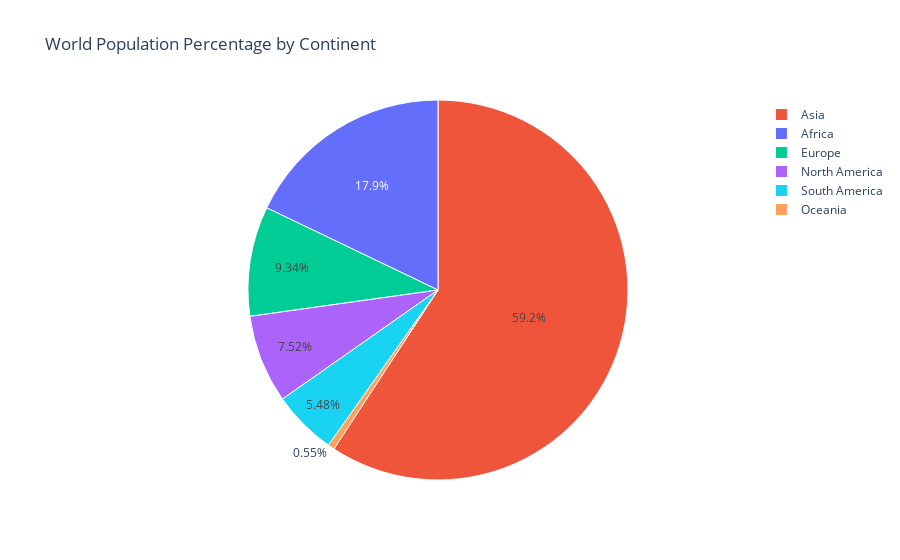

The notebook cell saved with this chart:
### Code cell
import plotly.graph_objects as go

# Create the pie chart
fig = go.Figure(data=[go.Pie(
    labels=continent_population_percentage['Continent'],
    values=continent_population_percentage['World Population Percentage']
)])

# Update layout
fig.update_layout(
    title='World Population Percentage by Continent',
    template='plotly',
    paper_bgcolor='rgba(255,255,255,0)',  # Set the paper background color to transparent
    plot_bgcolor='rgba(255,255,255,0)'   # Set the plot background color to transparent
)

# Update pie colors
custom_palette = ['#636EFA', '#EF553B', '#00CC96', '#AB63FA', '#FFA15A', '#19D3F3', '#FF6692']
fig.update_traces(marker=dict(colors=custom_palette, line=dict(color='#FFFFFF', width=1)))

# Show the plot
fig.show()

### Figure 1 — Plotly figure (JSON) as saved in the notebook; plotly's stock layout.template omitted (floating-point values rounded to 4 significant figures)
{"data": [{"labels": ["Africa", "Asia", "Europe", "North America", "Oceania", "South America"], "marker": {"colors": ["#636EFA", "#EF553B", "#00CC96", "#AB63FA", "#FFA15A", "#19D3F3", "#FF6692"], "line": {"color": "#FFFFFF", "width": 1}}, "type": "pie", "values": [17.87, 59.19, 9.33, 7.51, 0.55, 5.48]}], "layout": {"paper_bgcolor": "rgba(255,255,255,0)", "plot_bgcolor": "rgba(255,255,255,0)", "title": {"text": "World Population Percentage by Continent"}}}
